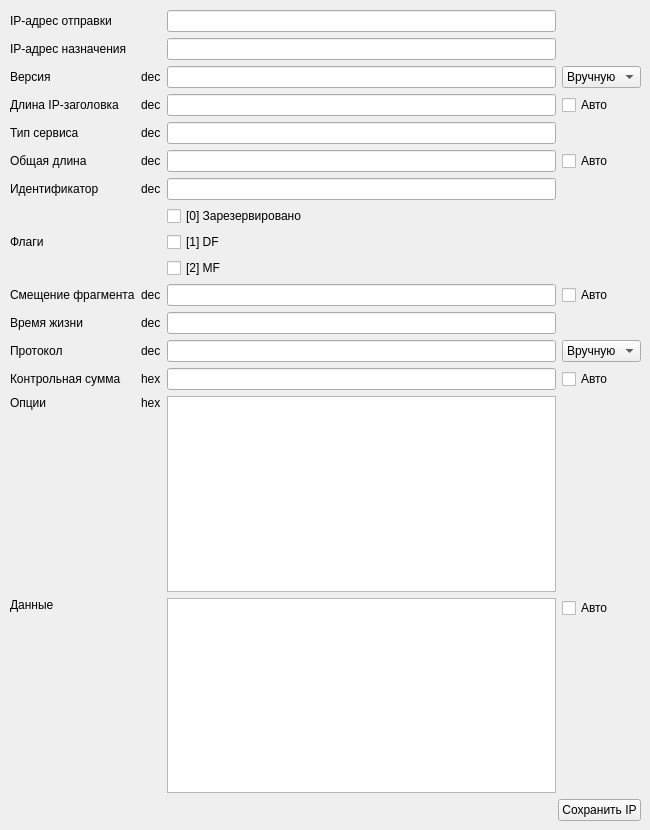
       <widget class="QWidget" name="tab_IP">
        <attribute name="title">
         <string>IP</string>
        </attribute>
        <widget class="QWidget" name="layoutWidget_2">
         <property name="geometry">
          <rect>
           <x>10</x>
           <y>10</y>
           <width>631</width>
           <height>811</height>
          </rect>
         </property>
         <layout class="QGridLayout" name="gridLayout_FieldsIP">
          <item row="11" column="3">
           <widget class="QComboBox" name="comboBox_protocolIP">
            <item>
             <property name="text">
              <string>Вручную</string>
             </property>
            </item>
            <item>
             <property name="text">
              <string>TCP</string>
             </property>
            </item>
            <item>
             <property name="text">
              <string>UDP</string>
             </property>
            </item>
            <item>
             <property name="text">
              <string>ICMP</string>
             </property>
            </item>
           </widget>
          </item>
          <item row="8" column="2">
           <layout class="QGridLayout" name="gridLayout_Flags_2">
            <item row="0" column="0">
             <widget class="QCheckBox" name="checkBox_reservedFlagIP">
              <property name="text">
               <string>[0] Зарезервировано</string>
              </property>
             </widget>
            </item>
            <item row="1" column="0">
             <widget class="QCheckBox" name="checkBox_dontFragmentFlagIP">
              <property name="text">
               <string>[1] DF</string>
              </property>
             </widget>
            </item>
            <item row="3" column="0">
             <widget class="QCheckBox" name="checkBox_moreFragmentsFlagIP">
              <property name="text">
               <string>[2] MF</string>
              </property>
             </widget>
            </item>
           </layout>
          </item>
          <item row="6" column="0">
           <widget class="QLabel" name="label_41">
            <property name="text">
             <string>Общая длина</string>
            </property>
           </widget>
          </item>
          <item row="1" column="0">
           <widget class="QLabel" name="label_31">
            <property name="text">
             <string>IP-адрес отправки</string>
            </property>
           </widget>
          </item>
          <item row="4" column="0">
           <widget class="QLabel" name="label_33">
            <property name="text">
             <string>Длина IP-заголовка</string>
            </property>
           </widget>
          </item>
          <item row="9" column="2">
           <widget class="QLineEdit" name="lineEdit_fragmentOffsetIP"/>
          </item>
          <item row="1" column="2">
           <widget class="QLineEdit" name="lineEdit_srcAddrIP"/>
          </item>
          <item row="10" column="0">
           <widget class="QLabel" name="label_38">
            <property name="text">
             <string>Время жизни</string>
            </property>
           </widget>
          </item>
          <item row="3" column="0">
           <widget class="QLabel" name="label_28">
            <property name="text">
             <string>Версия</string>
            </property>
           </widget>
          </item>
          <item row="12" column="2">
           <widget class="QLineEdit" name="lineEdit_checksumIP"/>
          </item>
          <item row="10" column="1">
           <widget class="QLabel" name="label_47">
            <property name="text">
             <string>dec</string>
            </property>
           </widget>
          </item>
          <item row="11" column="2">
           <widget class="QLineEdit" name="lineEdit_protocolIP"/>
          </item>
          <item row="3" column="1">
           <widget class="QLabel" name="label_59">
            <property name="text">
             <string>dec</string>
            </property>
           </widget>
          </item>
          <item row="3" column="2">
           <widget class="QLineEdit" name="lineEdit_versionIP"/>
          </item>
          <item row="9" column="1">
           <widget class="QLabel" name="label_46">
            <property name="text">
             <string>dec</string>
            </property>
           </widget>
          </item>
          <item row="12" column="0">
           <widget class="QLabel" name="label_44">
            <property name="text">
             <string>Контрольная сумма</string>
            </property>
           </widget>
          </item>
          <item row="2" column="0">
           <widget class="QLabel" name="label_35">
            <property name="text">
             <string>IP-адрес назначения</string>
            </property>
           </widget>
          </item>
          <item row="14" column="3">
           <layout class="QVBoxLayout" name="verticalLayout">
            <item>
             <widget class="QCheckBox" name="checkBox_autoIDataP">
              <property name="text">
               <string>Авто</string>
              </property>
             </widget>
            </item>
            <item>
             <spacer name="verticalSpacer">
              <property name="orientation">
               <enum>Qt::Vertical</enum>
              </property>
              <property name="sizeHint" stdset="0">
               <size>
                <width>20</width>
                <height>40</height>
               </size>
              </property>
             </spacer>
            </item>
           </layout>
          </item>
          <item row="5" column="0">
           <widget class="QLabel" name="label_29">
            <property name="text">
             <string>Тип сервиса</string>
            </property>
           </widget>
          </item>
          <item row="7" column="2">
           <widget class="QLineEdit" name="lineEdit_identificationIP"/>
          </item>
          <item row="6" column="3">
           <widget class="QCheckBox" name="checkBox_autoTotalLengthIP">
            <property name="text">
             <string>Авто</string>
            </property>
           </widget>
          </item>
          <item row="6" column="2">
           <widget class="QLineEdit" name="lineEdit_totalLengthIP"/>
          </item>
          <item row="10" column="2">
           <widget class="QLineEdit" name="lineEdit_timeToLiveIP"/>
          </item>
          <item row="15" column="0" colspan="4">
           <layout class="QHBoxLayout" name="horizontalLayout_4">
            <item>
             <spacer name="horizontalSpacer_3">
              <property name="orientation">
               <enum>Qt::Horizontal</enum>
              </property>
              <property name="sizeHint" stdset="0">
               <size>
                <width>40</width>
                <height>20</height>
               </size>
              </property>
             </spacer>
            </item>
            <item>
             <widget class="QPushButton" name="pushButton_saveIP">
              <property name="text">
               <string>Сохранить IP</string>
              </property>
             </widget>
            </item>
           </layout>
          </item>
          <item row="4" column="2">
           <widget class="QLineEdit" name="lineEdit_IHL"/>
          </item>
          <item row="7" column="1">
           <widget class="QLabel" name="label_45">
            <property name="text">
             <string>dec</string>
            </property>
           </widget>
          </item>
          <item row="7" column="0">
           <widget class="QLabel" name="label_34">
            <property name="text">
             <string>Идентификатор</string>
            </property>
           </widget>
          </item>
          <item row="12" column="3">
           <widget class="QCheckBox" name="checkBox_autoChecksumIP">
            <property name="text">
             <string>Авто</string>
            </property>
           </widget>
          </item>
          <item row="6" column="1">
           <widget class="QLabel" name="label_42">
            <property name="text">
             <string>dec</string>
            </property>
           </widget>
          </item>
          <item row="14" column="0">
           <widget class="QLabel" name="label_30">
            <property name="text">
             <string>Данные</string>
            </property>
            <property name="alignment">
             <set>Qt::AlignLeading|Qt::AlignLeft|Qt::AlignTop</set>
            </property>
           </widget>
          </item>
          <item row="11" column="0">
           <widget class="QLabel" name="label_36">
            <property name="text">
             <string>Протокол</string>
            </property>
           </widget>
          </item>
          <item row="3" column="3">
           <widget class="QComboBox" name="comboBox_versionIP">
            <item>
             <property name="text">
              <string>Вручную</string>
             </property>
            </item>
            <item>
             <property name="text">
              <string>IPv4</string>
             </property>
            </item>
           </widget>
          </item>
          <item row="9" column="3">
           <widget class="QCheckBox" name="checkBox_autoOffsetIP">
            <property name="text">
             <string>Авто</string>
            </property>
           </widget>
          </item>
          <item row="4" column="3">
           <widget class="QCheckBox" name="checkBox_autoIHL">
            <property name="text">
             <string>Авто</string>
            </property>
           </widget>
          </item>
          <item row="2" column="2">
           <widget class="QLineEdit" name="lineEdit_dstAddrIP"/>
          </item>
          <item row="8" column="0">
           <widget class="QLabel" name="label_27">
            <property name="text">
             <string>Флаги</string>
            </property>
           </widget>
          </item>
          <item row="13" column="0">
           <widget class="QLabel" name="label_39">
            <property name="sizePolicy">
             <sizepolicy hsizetype="Preferred" vsizetype="Preferred">
              <horstretch>0</horstretch>
              <verstretch>0</verstretch>
             </sizepolicy>
            </property>
            <property name="text">
             <string>Опции</string>
            </property>
            <property name="alignment">
             <set>Qt::AlignLeading|Qt::AlignLeft|Qt::AlignTop</set>
            </property>
           </widget>
          </item>
          <item row="11" column="1">
           <widget class="QLabel" name="label_48">
            <property name="text">
             <string>dec</string>
            </property>
           </widget>
          </item>
          <item row="5" column="2">
           <widget class="QLineEdit" name="lineEdit_DSCP"/>
          </item>
          <item row="5" column="1">
           <widget class="QLabel" name="label_40">
            <property name="text">
             <string>dec</string>
            </property>
           </widget>
          </item>
          <item row="4" column="1">
           <widget class="QLabel" name="label_43">
            <property name="text">
             <string>dec</string>
            </property>
           </widget>
          </item>
          <item row="14" column="2">
           <widget class="QPlainTextEdit" name="plainTextEdit_dataIP">
            <property name="sizePolicy">
             <sizepolicy hsizetype="Expanding" vsizetype="Expanding">
              <horstretch>0</horstretch>
              <verstretch>0</verstretch>
             </sizepolicy>
            </property>
           </widget>
          </item>
          <item row="12" column="1">
           <widget class="QLabel" name="label_51">
            <property name="text">
             <string>hex</string>
            </property>
           </widget>
          </item>
          <item row="9" column="0">
           <widget class="QLabel" name="label_37">
            <property name="text">
             <string>Смещение фрагмента</string>
            </property>
           </widget>
          </item>
          <item row="13" column="2">
           <widget class="QPlainTextEdit" name="plainTextEdit_optionsIP"/>
          </item>
          <item row="13" column="1">
           <layout class="QVBoxLayout" name="verticalLayout_4">
            <item>
             <widget class="QLabel" name="label_15">
              <property name="text">
               <string>hex</string>
              </property>
             </widget>
            </item>
            <item>
             <spacer name="verticalSpacer_7">
              <property name="orientation">
               <enum>Qt::Vertical</enum>
              </property>
              <property name="sizeHint" stdset="0">
               <size>
                <width>20</width>
                <height>40</height>
               </size>
              </property>
             </spacer>
            </item>
           </layout>
          </item>
         </layout>
        </widget>
       </widget>
